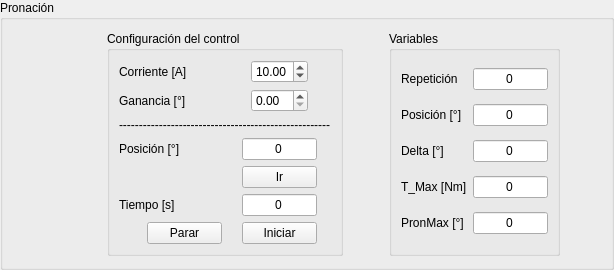
                       <widget class="QGroupBox" name="groupBox_19">
                        <property name="title">
                         <string>Pronación</string>
                        </property>
                        <layout class="QGridLayout" name="gridLayout_30">
                         <item row="0" column="4">
                          <spacer name="horizontalSpacer_31">
                           <property name="orientation">
                            <enum>Qt::Horizontal</enum>
                           </property>
                           <property name="sizeHint" stdset="0">
                            <size>
                             <width>40</width>
                             <height>20</height>
                            </size>
                           </property>
                          </spacer>
                         </item>
                         <item row="0" column="5">
                          <widget class="QGroupBox" name="groupBox_22">
                           <property name="title">
                            <string>Variables</string>
                           </property>
                           <layout class="QGridLayout" name="gridLayout_32">
                            <item row="2" column="0">
                             <widget class="QLabel" name="label_75">
                              <property name="text">
                               <string>Delta [°]</string>
                              </property>
                             </widget>
                            </item>
                            <item row="1" column="0" alignment="Qt::AlignLeft">
                             <widget class="QLabel" name="label_64">
                              <property name="text">
                               <string>Posición [°]</string>
                              </property>
                             </widget>
                            </item>
                            <item row="3" column="1" alignment="Qt::AlignHCenter">
                             <widget class="QLineEdit" name="lineEdit_33">
                              <property name="sizePolicy">
                               <sizepolicy hsizetype="Fixed" vsizetype="Fixed">
                                <horstretch>0</horstretch>
                                <verstretch>0</verstretch>
                               </sizepolicy>
                              </property>
                              <property name="maximumSize">
                               <size>
                                <width>75</width>
                                <height>16777215</height>
                               </size>
                              </property>
                              <property name="text">
                               <string>0</string>
                              </property>
                              <property name="alignment">
                               <set>Qt::AlignCenter</set>
                              </property>
                             </widget>
                            </item>
                            <item row="1" column="1" alignment="Qt::AlignHCenter">
                             <widget class="QLineEdit" name="lineEdit_32">
                              <property name="sizePolicy">
                               <sizepolicy hsizetype="Fixed" vsizetype="Fixed">
                                <horstretch>0</horstretch>
                                <verstretch>0</verstretch>
                               </sizepolicy>
                              </property>
                              <property name="maximumSize">
                               <size>
                                <width>75</width>
                                <height>16777215</height>
                               </size>
                              </property>
                              <property name="text">
                               <string>0</string>
                              </property>
                              <property name="alignment">
                               <set>Qt::AlignCenter</set>
                              </property>
                             </widget>
                            </item>
                            <item row="3" column="0" alignment="Qt::AlignLeft">
                             <widget class="QLabel" name="label_65">
                              <property name="text">
                               <string>T_Max [Nm]</string>
                              </property>
                             </widget>
                            </item>
                            <item row="2" column="1" alignment="Qt::AlignHCenter">
                             <widget class="QLineEdit" name="lineEdit_40">
                              <property name="sizePolicy">
                               <sizepolicy hsizetype="Fixed" vsizetype="Fixed">
                                <horstretch>0</horstretch>
                                <verstretch>0</verstretch>
                               </sizepolicy>
                              </property>
                              <property name="maximumSize">
                               <size>
                                <width>75</width>
                                <height>16777215</height>
                               </size>
                              </property>
                              <property name="text">
                               <string>0</string>
                              </property>
                              <property name="alignment">
                               <set>Qt::AlignCenter</set>
                              </property>
                             </widget>
                            </item>
                            <item row="0" column="0">
                             <widget class="QLabel" name="label_77">
                              <property name="text">
                               <string>Repetición</string>
                              </property>
                             </widget>
                            </item>
                            <item row="0" column="1" alignment="Qt::AlignHCenter">
                             <widget class="QLineEdit" name="lineEdit_41">
                              <property name="sizePolicy">
                               <sizepolicy hsizetype="Fixed" vsizetype="Fixed">
                                <horstretch>0</horstretch>
                                <verstretch>0</verstretch>
                               </sizepolicy>
                              </property>
                              <property name="maximumSize">
                               <size>
                                <width>75</width>
                                <height>16777215</height>
                               </size>
                              </property>
                              <property name="text">
                               <string>0</string>
                              </property>
                              <property name="alignment">
                               <set>Qt::AlignCenter</set>
                              </property>
                             </widget>
                            </item>
                            <item row="4" column="0">
                             <widget class="QLabel" name="label_85">
                              <property name="text">
                               <string>PronMax [°]</string>
                              </property>
                             </widget>
                            </item>
                            <item row="4" column="1" alignment="Qt::AlignHCenter">
                             <widget class="QLineEdit" name="lineEdit_47">
                              <property name="maximumSize">
                               <size>
                                <width>75</width>
                                <height>16777215</height>
                               </size>
                              </property>
                              <property name="text">
                               <string>0</string>
                              </property>
                              <property name="alignment">
                               <set>Qt::AlignCenter</set>
                              </property>
                             </widget>
                            </item>
                           </layout>
                          </widget>
                         </item>
                         <item row="0" column="3">
                          <widget class="QGroupBox" name="groupBox_21">
                           <property name="title">
                            <string>Configuración del control</string>
                           </property>
                           <layout class="QGridLayout" name="gridLayout_33">
                            <item row="8" column="1" alignment="Qt::AlignHCenter">
                             <widget class="QPushButton" name="pushButton_26">
                              <property name="sizePolicy">
                               <sizepolicy hsizetype="Fixed" vsizetype="Fixed">
                                <horstretch>0</horstretch>
                                <verstretch>0</verstretch>
                               </sizepolicy>
                              </property>
                              <property name="maximumSize">
                               <size>
                                <width>75</width>
                                <height>16777215</height>
                               </size>
                              </property>
                              <property name="text">
                               <string>Iniciar</string>
                              </property>
                             </widget>
                            </item>
                            <item row="0" column="0">
                             <widget class="QLabel" name="label_63">
                              <property name="text">
                               <string>Corriente [A]</string>
                              </property>
                             </widget>
                            </item>
                            <item row="4" column="0">
                             <widget class="QLabel" name="label_62">
                              <property name="text">
                               <string>Posición [°]</string>
                              </property>
                             </widget>
                            </item>
                            <item row="1" column="0">
                             <widget class="QLabel" name="label_74">
                              <property name="text">
                               <string>Ganancia [°]</string>
                              </property>
                             </widget>
                            </item>
                            <item row="6" column="0">
                             <widget class="QLabel" name="label_72">
                              <property name="text">
                               <string>Tiempo [s]</string>
                              </property>
                             </widget>
                            </item>
                            <item row="3" column="0" colspan="2" alignment="Qt::AlignHCenter">
                             <widget class="QLabel" name="label_76">
                              <property name="text">
                               <string>-----------------------------------------------------</string>
                              </property>
                             </widget>
                            </item>
                            <item row="6" column="1" alignment="Qt::AlignHCenter">
                             <widget class="QLineEdit" name="lineEdit_37">
                              <property name="sizePolicy">
                               <sizepolicy hsizetype="Fixed" vsizetype="Fixed">
                                <horstretch>0</horstretch>
                                <verstretch>0</verstretch>
                               </sizepolicy>
                              </property>
                              <property name="maximumSize">
                               <size>
                                <width>75</width>
                                <height>16777215</height>
                               </size>
                              </property>
                              <property name="text">
                               <string>0</string>
                              </property>
                              <property name="alignment">
                               <set>Qt::AlignCenter</set>
                              </property>
                             </widget>
                            </item>
                            <item row="4" column="1" alignment="Qt::AlignHCenter">
                             <widget class="QLineEdit" name="lineEdit_31">
                              <property name="sizePolicy">
                               <sizepolicy hsizetype="Fixed" vsizetype="Fixed">
                                <horstretch>0</horstretch>
                                <verstretch>0</verstretch>
                               </sizepolicy>
                              </property>
                              <property name="maximumSize">
                               <size>
                                <width>75</width>
                                <height>16777215</height>
                               </size>
                              </property>
                              <property name="text">
                               <string>0</string>
                              </property>
                              <property name="alignment">
                               <set>Qt::AlignCenter</set>
                              </property>
                             </widget>
                            </item>
                            <item row="8" column="0" alignment="Qt::AlignRight">
                             <widget class="QPushButton" name="pushButton_31">
                              <property name="sizePolicy">
                               <sizepolicy hsizetype="Fixed" vsizetype="Fixed">
                                <horstretch>0</horstretch>
                                <verstretch>0</verstretch>
                               </sizepolicy>
                              </property>
                              <property name="maximumSize">
                               <size>
                                <width>75</width>
                                <height>16777215</height>
                               </size>
                              </property>
                              <property name="text">
                               <string>Parar</string>
                              </property>
                             </widget>
                            </item>
                            <item row="5" column="1" alignment="Qt::AlignHCenter">
                             <widget class="QPushButton" name="pushButton_28">
                              <property name="sizePolicy">
                               <sizepolicy hsizetype="Fixed" vsizetype="Fixed">
                                <horstretch>0</horstretch>
                                <verstretch>0</verstretch>
                               </sizepolicy>
                              </property>
                              <property name="maximumSize">
                               <size>
                                <width>75</width>
                                <height>16777215</height>
                               </size>
                              </property>
                              <property name="text">
                               <string>Ir</string>
                              </property>
                             </widget>
                            </item>
                            <item row="0" column="1" alignment="Qt::AlignHCenter">
                             <widget class="QDoubleSpinBox" name="doubleSpinBox">
                              <property name="sizePolicy">
                               <sizepolicy hsizetype="Fixed" vsizetype="Fixed">
                                <horstretch>0</horstretch>
                                <verstretch>0</verstretch>
                               </sizepolicy>
                              </property>
                              <property name="maximumSize">
                               <size>
                                <width>150</width>
                                <height>16777215</height>
                               </size>
                              </property>
                              <property name="maximum">
                               <double>50.000000000000000</double>
                              </property>
                              <property name="value">
                               <double>10.000000000000000</double>
                              </property>
                             </widget>
                            </item>
                            <item row="1" column="1" alignment="Qt::AlignHCenter">
                             <widget class="QDoubleSpinBox" name="doubleSpinBox_2">
                              <property name="sizePolicy">
                               <sizepolicy hsizetype="Fixed" vsizetype="Fixed">
                                <horstretch>0</horstretch>
                                <verstretch>0</verstretch>
                               </sizepolicy>
                              </property>
                              <property name="maximumSize">
                               <size>
                                <width>150</width>
                                <height>16777215</height>
                               </size>
                              </property>
                              <property name="maximum">
                               <double>10.000000000000000</double>
                              </property>
                             </widget>
                            </item>
                           </layout>
                          </widget>
                         </item>
                         <item row="0" column="1">
                          <widget class="QLabel" name="label_60">
                           <property name="sizePolicy">
                            <sizepolicy hsizetype="Fixed" vsizetype="Fixed">
                             <horstretch>0</horstretch>
                             <verstretch>0</verstretch>
                            </sizepolicy>
                           </property>
                           <property name="maximumSize">
                            <size>
                             <width>160</width>
                             <height>200</height>
                            </size>
                           </property>
                           <property name="text">
                            <string/>
                           </property>
                           <property name="pixmap">
                            <pixmap>icons/Selección_003.jpg</pixmap>
                           </property>
                           <property name="scaledContents">
                            <bool>true</bool>
                           </property>
                          </widget>
                         </item>
                         <item row="0" column="6">
                          <spacer name="horizontalSpacer_30">
                           <property name="orientation">
                            <enum>Qt::Horizontal</enum>
                           </property>
                           <property name="sizeHint" stdset="0">
                            <size>
                             <width>40</width>
                             <height>20</height>
                            </size>
                           </property>
                          </spacer>
                         </item>
                         <item row="0" column="2">
                          <spacer name="horizontalSpacer_29">
                           <property name="orientation">
                            <enum>Qt::Horizontal</enum>
                           </property>
                           <property name="sizeHint" stdset="0">
                            <size>
                             <width>40</width>
                             <height>20</height>
                            </size>
                           </property>
                          </spacer>
                         </item>
                         <item row="0" column="0">
                          <spacer name="horizontalSpacer_2">
                           <property name="orientation">
                            <enum>Qt::Horizontal</enum>
                           </property>
                           <property name="sizeHint" stdset="0">
                            <size>
                             <width>40</width>
                             <height>20</height>
                            </size>
                           </property>
                          </spacer>
                         </item>
                        </layout>
                       </widget>
